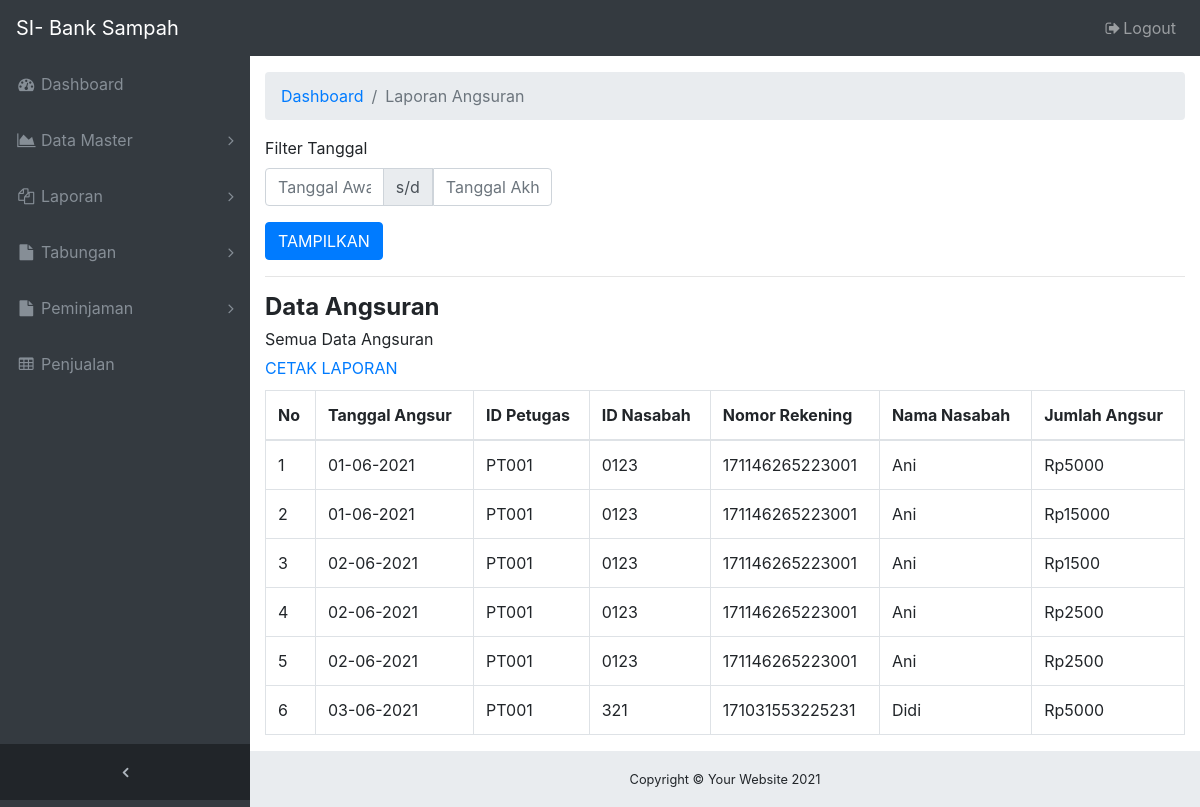
The app's page /ADMIN/laporan-angsuran.php (signed in), older data.
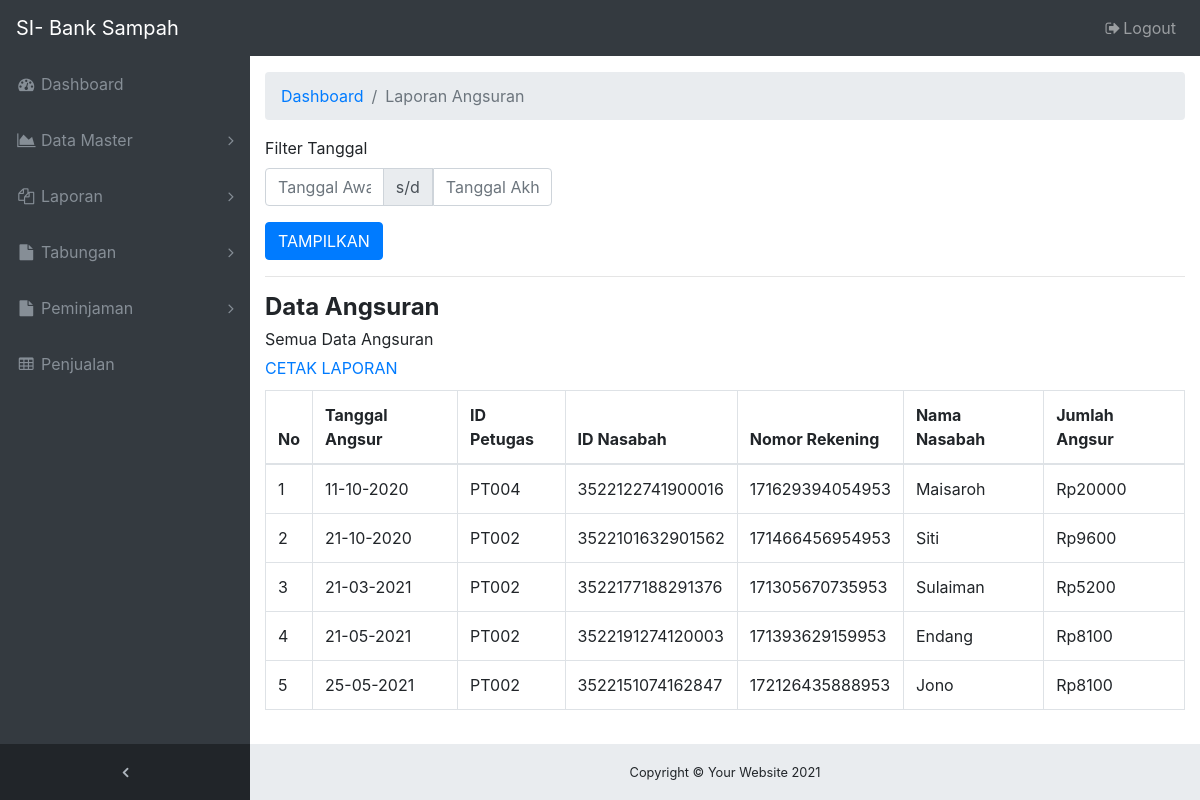
The same page, newer data.
### tables this page shows
CREATE TABLE `tb_angsuran` (
  `id_angsur` varchar(10) NOT NULL,
  `id_petugas` varchar(10) NOT NULL,
  `id_nasabah` varchar(20) NOT NULL,
  `id_jenis` varchar(10) NOT NULL,
  `berat_angsur` int(11) NOT NULL,
  `total_angsur` int(11) NOT NULL,
  `tanggal_angsur` date NOT NULL
);

CREATE TABLE `tb_nasabah` (
  `id_nasabah` varchar(20) NOT NULL,
  `nama_nasabah` varchar(50) NOT NULL,
  `jk_nasabah` varchar(10) NOT NULL,
  `alamat_nasabah` varchar(50) NOT NULL,
  `telp_nasabah` varchar(15) NOT NULL,
  `pekerjaan_nasabah` varchar(15) NOT NULL,
  `tgl_daftar` date NOT NULL,
  `norek_nasabah` varchar(20) NOT NULL,
  `saldo_nasabah` int(11) NOT NULL,
  `pinjaman_nasabah` int(11) NOT NULL
);

### ADMIN/laporan-angsuran.php (the view, shortened to what this page needs)
<!DOCTYPE html>
<html lang="en">
  <head>
    <link href="vendor/bootstrap/css/bootstrap.min.css" rel="stylesheet">
    <link href="vendor/font-awesome/css/font-awesome.min.css" rel="stylesheet" type="text/css">
    <link href="vendor/datatables/dataTables.bootstrap4.css" rel="stylesheet">
    <link href="css/sb-admin.css" rel="stylesheet">
    <?php include 'navbar.php'; ?>
  </head>
  <body class="fixed-nav sticky-footer bg-dark" id="page-top">
    <div class="content-wrapper">
      <div class="container-fluid">
        <ol class="breadcrumb">
          <li class="breadcrumb-item">
            <a href="index.php">Dashboard</a>
          </li>
          <li class="breadcrumb-item active">Laporan Angsuran</li>
        </ol>
        <form method="GET" action="laporan-angsuran.php">
          <div class="row">
            <div class="col-sm-6 col-md-4">
              <div class="form-group">
                <label>Filter Tanggal</label>
                <div class="input-group">
                  <input type="text" name="tgl_awal" value="<?= @$_GET['tgl_awal'] ?>" class="form-control tgl_awal datetimepicker-input" placeholder="Tanggal Awal" data-toggle="datetimepicker" data-target=".tgl_awal" autocomplete="off">
                  <div class="input-group-append">
                    <span class="input-group-text">s/d</span>
                  </div>
                  <input type="text" name="tgl_akhir" value="<?= @$_GET['tgl_akhir'] ?>" class="form-control tgl_akhir datetimepicker-input" placeholder="Tanggal Akhir" data-toggle="datetimepicker" data-target=".tgl_akhir" autocomplete="off">
                </div>
              </div>
            </div>
          </div>
          <button type="submit" name="filter" value="true" class="btn btn-primary">TAMPILKAN</button>
        </form>
        <?php
        include "koneksi_db.php";
        $tgl_awal  = @$_GET['tgl_awal'];
        $tgl_akhir = @$_GET['tgl_akhir'];
        if(empty($tgl_awal) or empty($tgl_akhir)){
        $query     = "SELECT a.id_angsur, a.id_petugas, a.id_nasabah, n.norek_nasabah, n.nama_nasabah, a.total_angsur, a.tanggal_angsur FROM tb_angsuran a INNER JOIN tb_nasabah n WHERE a.id_nasabah = n.id_nasabah";
        $url_cetak = "print-laporan-angsuran.php";
        $label     = "Semua Data Angsuran";
        }
        ?>
        <hr />
        <h4 style="margin-bottom: 5px;"><b>Data Angsuran</b></h4>
        <?php echo $label ?><br />
        <div style="margin-top: 5px;">
          <a href="<?php echo $url_cetak ?>">CETAK LAPORAN</a>
        </div>
        <div class="table-responsive" style="margin-top: 10px;">
          <table class="table table-bordered">
            <thead>
              <tr>
                <th>No</th>
                <th>Tanggal Angsur</th>
                <th>ID Petugas</th>
                <th>ID Nasabah</th>
                <th>Nomor Rekening</th>
                <th>Nama Nasabah</th>
                <th>Jumlah Angsur</th>
              </tr>
            </thead>
            <tbody>
              <?php
              $sql = mysqli_query($koneksi, $query);
              $row = mysqli_num_rows($sql);
              $nomor = 1;
              if($row > 0){
              while($data = mysqli_fetch_array($sql)){
              $tgl = date('d-m-Y', strtotime($data['tanggal_angsur']));
              echo "<tr>";
                echo "<td>".$nomor++."</td>";
                echo "<td>".$tgl."</td>";
                echo "<td>".$data['id_petugas']."</td>";
                echo "<td>".$data['id_nasabah']."</td>";
                echo "<td>".$data['norek_nasabah']."</td>";
                echo "<td>".$data['nama_nasabah']."</td>";
                echo "<td>Rp".$data['total_angsur']."</td>";
              echo "</tr>";
              }
              }else{
              echo "<tr><td colspan='5'>Data tidak ada</td></tr>";
              }
              ?>
            </tbody>
          </table>
        </div>
      </div>
      <?php include 'footer.php'; ?>
    </div>
  </body>
</html>

### ADMIN/navbar.php (shortened to what this page needs)
<nav class="navbar navbar-expand-lg navbar-dark bg-dark fixed-top" id="mainNav">
  <a class="navbar-brand" href="index.php">SI- Bank Sampah</a>
  <div class="collapse navbar-collapse" id="navbarResponsive">
    <ul class="navbar-nav navbar-sidenav" id="exampleAccordion">
      <li class="nav-item" data-toggle="tooltip" data-placement="right" title="Dashboard">
        <a class="nav-link" href="index.php">
          <i class="fa fa-fw fa-dashboard"></i>
          <span class="nav-link-text">Dashboard</span>
        </a>
      </li>
      <li class="nav-item" data-toggle="tooltip" data-placement="right" title="Laporan">
        <a class="nav-link nav-link-collapse collapsed" data-toggle="collapse" href="#collapseData" data-parent="#exampleAccordion">
          <i class="fa fa-fw fa-area-chart"></i>
          <span class="nav-link-text">Data Master</span>
        </a>
      </li>
      <li class="nav-item" data-toggle="tooltip" data-placement="right" title="Laporan">
        <a class="nav-link nav-link-collapse collapsed" data-toggle="collapse" href="#collapseLaporan" data-parent="#exampleAccordion">
          <i class="fa fa-fw fa-copy"></i>
          <span class="nav-link-text">Laporan</span>
        </a>
      </li>
      <li class="nav-item" data-toggle="tooltip" data-placement="right" title="Tabungan">
        <a class="nav-link nav-link-collapse collapsed" data-toggle="collapse" href="#collapseTabungan" data-parent="#exampleAccordion">
          <i class="fa fa-fw fa-file"></i>
          <span class="nav-link-text">Tabungan</span>
        </a>
      </li>
      <li class="nav-item" data-toggle="tooltip" data-placement="right" title="Peminjaman">
        <a class="nav-link nav-link-collapse collapsed" data-toggle="collapse" href="#collapsePeminjaman" data-parent="#exampleAccordion">
          <i class="fa fa-fw fa-file"></i>
          <span class="nav-link-text">Peminjaman</span>
        </a>
      </li>
      <li class="nav-item" data-toggle="tooltip" data-placement="right" title="Penjualan">
        <a class="nav-link" href="menu-penjualan.php">
          <i class="fa fa-fw fa-table"></i>
          <span class="nav-link-text">Penjualan</span>
        </a>
      </li>
    </ul>
    <ul class="navbar-nav sidenav-toggler">
      <li class="nav-item">
        <a class="nav-link text-center" id="sidenavToggler">
          <i class="fa fa-fw fa-angle-left"></i>
        </a>
      </li>
    </ul>
    <ul class="navbar-nav ml-auto">
      <li class="nav-item">
        <a class="nav-link" data-toggle="modal" data-target="#exampleModal">
          <i class="fa fa-fw fa-sign-out"></i>Logout</a>
      </li>
    </ul>
  </div>
</nav>

### ADMIN/footer.php
<footer class="sticky-footer">
      <div class="container">
        <div class="text-center">
          <small>Copyright © Your Website 2021</small>
        </div>
      </div>
    </footer>

### ADMIN/css/sb-admin.css (style rules this page uses)
html { position: relative; min-height: 100%; }
body { overflow-x: hidden; }
body.sticky-footer { margin-bottom: 56px; }
body.sticky-footer .content-wrapper { min-height: calc(100vh - 56px - 56px); }
body.fixed-nav { padding-top: 56px; }
.content-wrapper { min-height: calc(100vh - 56px); padding-top: 1rem; }
#mainNav .navbar-collapse { overflow: auto; max-height: 75vh; }
#mainNav .navbar-collapse .navbar-nav .nav-item .nav-link { cursor: pointer; }
#mainNav .navbar-collapse .navbar-sidenav .nav-link-collapse:after { float: right; content: '\f107'; font-family: 'FontAwesome'; }
#mainNav .navbar-collapse .navbar-sidenav .nav-link-collapse.collapsed:after { content: '\f105'; }
#mainNav .navbar-collapse .sidenav-toggler { display: none; }
@media (min-width: 992px) { #mainNav .navbar-brand { width: 250px; } }
@media (min-width: 992px) { #mainNav .navbar-collapse { overflow: visible; max-height: none; } }
@media (min-width: 992px) { #mainNav .navbar-collapse .navbar-sidenav { position: absolute; top: 0; left: 0; -webkit-flex-direction: column; -ms-flex-direction: column; flex-direction: column; margin-top: 56px; } }
@media (min-width: 992px) { #mainNav .navbar-collapse .navbar-sidenav > .nav-item { width: 250px; padding: 0; } }
@media (min-width: 992px) { #mainNav .navbar-collapse .navbar-sidenav > .nav-item > .nav-link { padding: 1em; } }
#mainNav.fixed-top .sidenav-toggler { display: none; }
@media (min-width: 992px) { #mainNav.fixed-top .navbar-sidenav { height: calc(100vh - 112px); } }
@media (min-width: 992px) { #mainNav.fixed-top .sidenav-toggler { position: absolute; top: 0; left: 0; display: flex; -webkit-flex-direction: column; -ms-flex-direction: column; flex-direction: column; margin-top: calc(100vh - 56px); } }
@media (min-width: 992px) { #mainNav.fixed-top .sidenav-toggler > .nav-item { width: 250px; padding: 0; } }
@media (min-width: 992px) { #mainNav.fixed-top .sidenav-toggler > .nav-item > .nav-link { padding: 1em; } }
#mainNav.fixed-top.navbar-dark .sidenav-toggler { background-color: #212529; }
#mainNav.fixed-top.navbar-dark .sidenav-toggler a i { color: #adb5bd; }
.content-wrapper { overflow-x: hidden; background: white; }
@media (min-width: 992px) { .content-wrapper { margin-left: 250px; } }
#sidenavToggler i { font-weight: 800; }
#mainNav.navbar-dark .navbar-collapse .navbar-sidenav .nav-link-collapse:after { color: #868e96; }
#mainNav.navbar-dark .navbar-collapse .navbar-sidenav > .nav-item > .nav-link { color: #868e96; }
@media (min-width: 992px) { #mainNav.navbar-dark .navbar-collapse .navbar-sidenav { background: #343a40; } }
footer.sticky-footer { position: absolute; right: 0; bottom: 0; width: 100%; height: 56px; background-color: #e9ecef; line-height: 55px; }
@media (min-width: 992px) { footer.sticky-footer { width: calc(100% - 250px); } }

Row changes from the older to the newer data that the page shows:
removed tb_angsuran: tanggal_angsur "03-06-2021", id_petugas "PT001", id_nasabah "321", id_nasabah.norek_nasabah "171031553225231", id_nasabah.nama_nasabah "Didi", total_angsur "5000"
changed tb_angsuran: tanggal_angsur "01-06-2021" → "11-10-2020"; id_petugas "PT001" → "PT004"; id_nasabah "0123" → "3522122741900016"; id_nasabah.norek_nasabah "171146265223001" → "171629394054953"; id_nasabah.nama_nasabah "Ani" → "Maisaroh"; total_angsur "5000" → "20000"
changed tb_angsuran: tanggal_angsur "01-06-2021" → "21-10-2020"; id_petugas "PT001" → "PT002"; id_nasabah "0123" → "3522101632901562"; id_nasabah.norek_nasabah "171146265223001" → "171466456954953"; id_nasabah.nama_nasabah "Ani" → "Siti"; total_angsur "15000" → "9600"
changed tb_angsuran: tanggal_angsur "02-06-2021" → "21-03-2021"; id_petugas "PT001" → "PT002"; id_nasabah "0123" → "3522177188291376"; id_nasabah.norek_nasabah "171146265223001" → "171305670735953"; id_nasabah.nama_nasabah "Ani" → "Sulaiman"; total_angsur "1500" → "5200"
changed tb_angsuran: tanggal_angsur "02-06-2021" → "21-05-2021"; id_petugas "PT001" → "PT002"; id_nasabah "0123" → "3522191274120003"; id_nasabah.norek_nasabah "171146265223001" → "171393629159953"; id_nasabah.nama_nasabah "Ani" → "Endang"; total_angsur "2500" → "8100"
changed tb_angsuran: tanggal_angsur "02-06-2021" → "25-05-2021"; id_petugas "PT001" → "PT002"; id_nasabah "0123" → "3522151074162847"; id_nasabah.norek_nasabah "171146265223001" → "172126435888953"; id_nasabah.nama_nasabah "Ani" → "Jono"; total_angsur "2500" → "8100"
